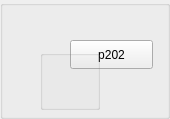
       <widget class="QGroupBox" name="groupBox_p202">
        <property name="minimumSize">
         <size>
          <width>170</width>
          <height>100</height>
         </size>
        </property>
        <property name="title">
         <string/>
        </property>
        <widget class="QPushButton" name="pushButton_p202">
         <property name="geometry">
          <rect>
           <x>70</x>
           <y>40</y>
           <width>83</width>
           <height>29</height>
          </rect>
         </property>
         <property name="text">
          <string>p202</string>
         </property>
        </widget>
        <widget class="QGroupBox" name="groupBox_p202info">
         <property name="geometry">
          <rect>
           <x>40</x>
           <y>50</y>
           <width>60</width>
           <height>60</height>
          </rect>
         </property>
         <property name="title">
          <string/>
         </property>
         <widget class="QLabel" name="label_p202attack">
          <property name="geometry">
           <rect>
            <x>0</x>
            <y>0</y>
            <width>30</width>
            <height>30</height>
           </rect>
          </property>
          <property name="text">
           <string/>
          </property>
         </widget>
         <widget class="QLabel" name="label_p202hp">
          <property name="geometry">
           <rect>
            <x>30</x>
            <y>0</y>
            <width>30</width>
            <height>30</height>
           </rect>
          </property>
          <property name="text">
           <string/>
          </property>
         </widget>
         <widget class="QLabel" name="label_p202mobility">
          <property name="geometry">
           <rect>
            <x>0</x>
            <y>30</y>
            <width>30</width>
            <height>30</height>
           </rect>
          </property>
          <property name="text">
           <string/>
          </property>
         </widget>
         <widget class="QLabel" name="label_p202range">
          <property name="geometry">
           <rect>
            <x>30</x>
            <y>30</y>
            <width>30</width>
            <height>30</height>
           </rect>
          </property>
          <property name="text">
           <string/>
          </property>
         </widget>
        </widget>
        <widget class="QLabel" name="label_p202type">
         <property name="geometry">
          <rect>
           <x>90</x>
           <y>40</y>
           <width>30</width>
           <height>30</height>
          </rect>
         </property>
         <property name="styleSheet">
          <string notr="true"/>
         </property>
         <property name="text">
          <string/>
         </property>
        </widget>
       </widget>
